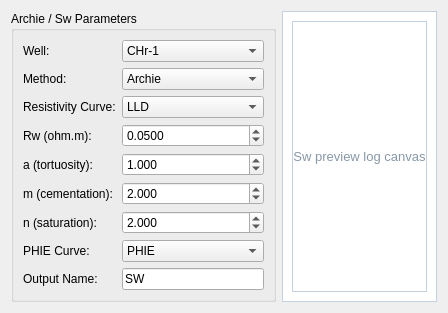
   <widget class="QWidget" name="tabWaterSaturation">
    <attribute name="title">
     <string>Water Saturation (Sw)</string>
    </attribute>
    <layout class="QHBoxLayout" name="layoutSw">
     <property name="spacing">
      <number>6</number>
     </property>
     <item>
      <widget class="QGroupBox" name="groupSwParams">
       <property name="title">
        <string>Archie / Sw Parameters</string>
       </property>
       <layout class="QFormLayout" name="formSw">
        <item row="0" column="0">
         <widget class="QLabel" name="auto_label_029">
          <property name="text">
           <string>Well:</string>
          </property>
         </widget>
        </item>
        <item row="0" column="1">
         <widget class="QComboBox" name="comboSwWell">
          <item>
           <property name="text">
            <string>CHr-1</string>
           </property>
          </item>
          <item>
           <property name="text">
            <string>Tau-1</string>
           </property>
          </item>
         </widget>
        </item>
        <item row="1" column="0">
         <widget class="QLabel" name="auto_label_030">
          <property name="text">
           <string>Method:</string>
          </property>
         </widget>
        </item>
        <item row="1" column="1">
         <widget class="QComboBox" name="comboSwMethod">
          <item>
           <property name="text">
            <string>Archie</string>
           </property>
          </item>
          <item>
           <property name="text">
            <string>Simandoux</string>
           </property>
          </item>
          <item>
           <property name="text">
            <string>Modified Simandoux</string>
           </property>
          </item>
          <item>
           <property name="text">
            <string>Indonesia</string>
           </property>
          </item>
          <item>
           <property name="text">
            <string>Waxman-Smits</string>
           </property>
          </item>
         </widget>
        </item>
        <item row="2" column="0">
         <widget class="QLabel" name="auto_label_031">
          <property name="text">
           <string>Resistivity Curve:</string>
          </property>
         </widget>
        </item>
        <item row="2" column="1">
         <widget class="QComboBox" name="comboSwRt">
          <item>
           <property name="text">
            <string>LLD</string>
           </property>
          </item>
          <item>
           <property name="text">
            <string>LLS</string>
           </property>
          </item>
         </widget>
        </item>
        <item row="3" column="0">
         <widget class="QLabel" name="auto_label_032">
          <property name="text">
           <string>Rw (ohm.m):</string>
          </property>
         </widget>
        </item>
        <item row="3" column="1">
         <widget class="QDoubleSpinBox" name="spinSwRw">
          <property name="decimals">
           <number>4</number>
          </property>
          <property name="minimum">
           <double>0.001000000000000</double>
          </property>
          <property name="maximum">
           <double>10.000000000000000</double>
          </property>
          <property name="value">
           <double>0.050000000000000</double>
          </property>
         </widget>
        </item>
        <item row="4" column="0">
         <widget class="QLabel" name="auto_label_033">
          <property name="text">
           <string>a (tortuosity):</string>
          </property>
         </widget>
        </item>
        <item row="4" column="1">
         <widget class="QDoubleSpinBox" name="spinSwA">
          <property name="decimals">
           <number>3</number>
          </property>
          <property name="minimum">
           <double>0.100000000000000</double>
          </property>
          <property name="maximum">
           <double>2.000000000000000</double>
          </property>
          <property name="value">
           <double>1.000000000000000</double>
          </property>
         </widget>
        </item>
        <item row="5" column="0">
         <widget class="QLabel" name="auto_label_034">
          <property name="text">
           <string>m (cementation):</string>
          </property>
         </widget>
        </item>
        <item row="5" column="1">
         <widget class="QDoubleSpinBox" name="spinSwM">
          <property name="decimals">
           <number>3</number>
          </property>
          <property name="minimum">
           <double>1.000000000000000</double>
          </property>
          <property name="maximum">
           <double>3.000000000000000</double>
          </property>
          <property name="value">
           <double>2.000000000000000</double>
          </property>
         </widget>
        </item>
        <item row="6" column="0">
         <widget class="QLabel" name="auto_label_035">
          <property name="text">
           <string>n (saturation):</string>
          </property>
         </widget>
        </item>
        <item row="6" column="1">
         <widget class="QDoubleSpinBox" name="spinSwN">
          <property name="decimals">
           <number>3</number>
          </property>
          <property name="minimum">
           <double>1.000000000000000</double>
          </property>
          <property name="maximum">
           <double>3.000000000000000</double>
          </property>
          <property name="value">
           <double>2.000000000000000</double>
          </property>
         </widget>
        </item>
        <item row="7" column="0">
         <widget class="QLabel" name="auto_label_036">
          <property name="text">
           <string>PHIE Curve:</string>
          </property>
         </widget>
        </item>
        <item row="7" column="1">
         <widget class="QComboBox" name="comboSwPhie">
          <item>
           <property name="text">
            <string>PHIE</string>
           </property>
          </item>
         </widget>
        </item>
        <item row="8" column="0">
         <widget class="QLabel" name="auto_label_037">
          <property name="text">
           <string>Output Name:</string>
          </property>
         </widget>
        </item>
        <item row="8" column="1">
         <widget class="QLineEdit" name="lineSwOutName">
          <property name="text">
           <string>SW</string>
          </property>
         </widget>
        </item>
       </layout>
      </widget>
     </item>
     <item>
      <widget class="QFrame" name="frameSwCanvas">
       <property name="styleSheet">
        <string>background:#FFFFFF;border:1px solid #C2D0E0;</string>
       </property>
       <property name="frameShape">
        <enum>QFrame::StyledPanel</enum>
       </property>
       <property name="frameShadow">
        <enum>QFrame::Sunken</enum>
       </property>
       <layout class="QVBoxLayout">
        <item>
         <widget class="QLabel" name="lblSwPlaceholder">
          <property name="styleSheet">
           <string>color:#8898A8;font-size:13px;</string>
          </property>
          <property name="text">
           <string>Sw preview log canvas</string>
          </property>
          <property name="alignment">
           <set>Qt::AlignCenter</set>
          </property>
         </widget>
        </item>
       </layout>
      </widget>
     </item>
    </layout>
   </widget>
